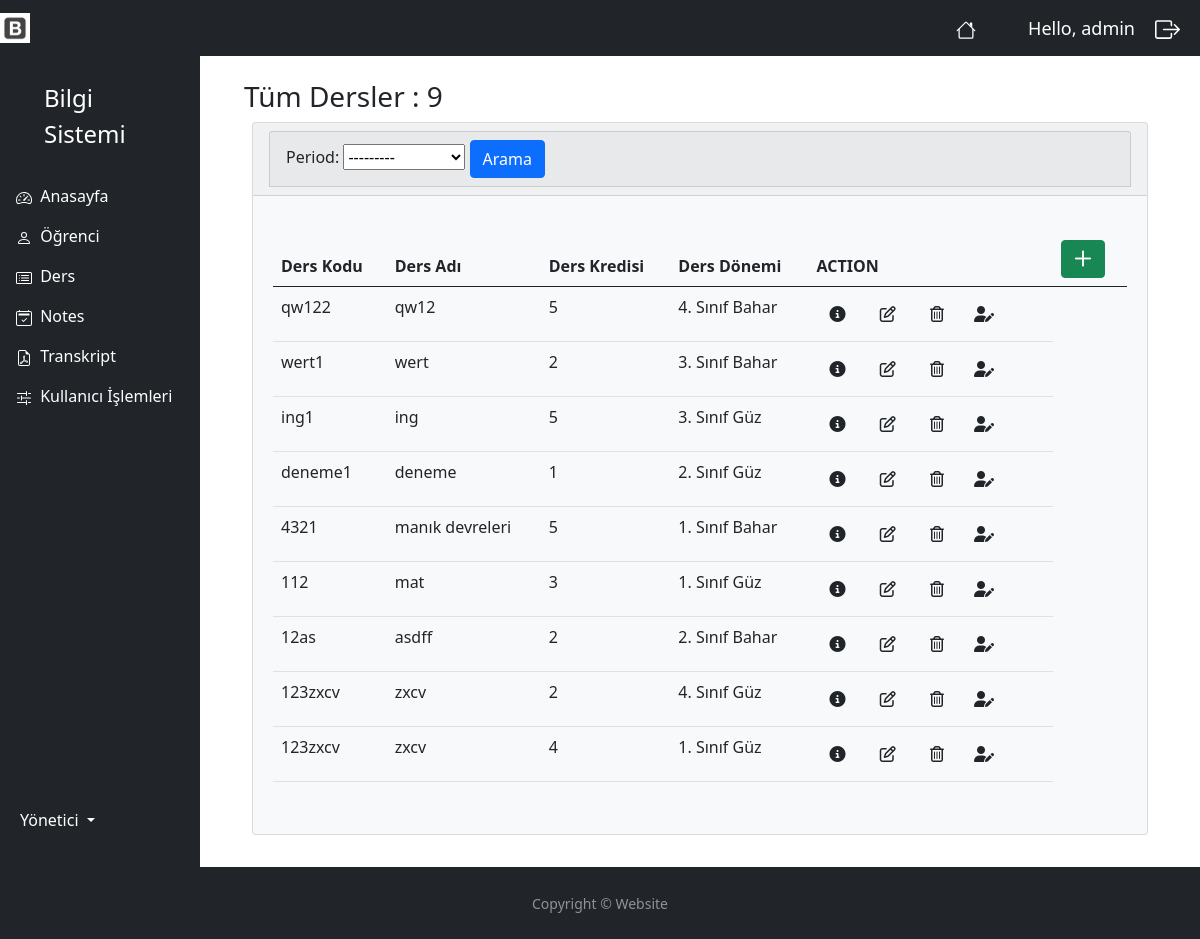
The app's page /lessons/ (signed in) with its own data.
### myapp/models.py (models this page shows, shortened)
class Lesson(models.Model):
    lcode = models.CharField(blank=True, max_length=50)
    lname = models.CharField(blank=True, max_length=50)
    lcredit = models.IntegerField(blank=True, null=True)
    period = models.ForeignKey(Period, null=True, on_delete=models.SET_NULL)
    student = models.ManyToManyField(Student)

class Period(models.Model):
    name = models.CharField(max_length=20, null=True)
    def __str__(self):
        return self.name

### myapp/decorators.py (the view)
        def wrapper_func(request, *args, **kwargs):
            group =None
            if request.user.groups.exists():
                group = request.user.groups.all()[0].name
            if group in allowed_roles:
                return view_func(request, *args, **kwargs)
            else:
                return HttpResponse('You are not authorized to view this page')

### myapp/views.py (called while the page is built)
@login_required(login_url='login')
@allowed_users(allowed_roles=['admin'])
def lessons(request):
    lessons = Lesson.objects.all()
    lesson_count = lessons.count()
    myFilter = LessonFilter(request.GET, queryset=lessons)
    lessons = myFilter.qs
    total_lesson = lessons.count()
    context = {
        'lessons':lessons,
        'lesson_count':lesson_count,
        'total_lesson':total_lesson,
        'myFilter':myFilter,
    }
    return  render(request, 'accounts/lesson_view.html', context)

### myapp/templates/accounts/lesson_view.html (shortened to what this page needs)
{% extends 'accounts/main.html' %}
{% block content %}
<div class="container-fluid">
    <h3 class="m-2">Tüm Dersler : {{ lesson_count }}</h3>
    <div class="row">
        <div class="col-12">
            <div class="card bg-light ms-3 me-3 mb-3">
                <div class="card-header">
                    <div class="col">
                        <div class="card card-header">
                            <form method="get">
                                {{ myFilter.form }}
                                <button class="btn btn-primary" type="submit">Arama</button>
                            </form>
                        </div>
                    </div>
                </div>
                {% if lessons %}
                <div class="card-body m-1">
                    <p class="card-text">
                        <div class="table-responsive">
                            <table class="table table-hover">
                                <thead>
                                    <tr>
                                        <th scope="col">Ders Kodu</th>
                                        <th scope="col">Ders Adı</th>
                                        <th scope="col">Ders Kredisi</th>
                                        <th scope="col">Ders Dönemi</th>
                                        <th scope="col">ACTION</th>
                                        <th scope="col">
                                            <a class="btn btn-success me-1" href="{% url 'lesson_add' %}">
                                                <i class="fa-regular fa-plus fa-lg"></i>
                                            </a>
                                        </th>
                                    </tr>
                                </thead>
                                <tbody>
                                   {% for i in lessons %}
                                    <tr>
                                        <td>{{ i.lcode }}</td>
                                        <td>{{ i.lname }}</td>
                                        <td>{{ i.lcredit }}</td>
                                        <td>{{ i.period }}</td>
                                        <td>
                                            <button type="button" class="btn me-1" href="{% url 'lesson_view' i.id %}" data-bs-toggle="modal" data-bs-target="#myModal{{ i.id }}">
                                                <i class="fa-solid fa-circle-info"></i>
                                            </button>
                                            <a class="btn btn me-1" href="{% url 'lesson_edit' i.id %}">
                                                <i class="fa-regular fa-pen-to-square"></i>
                                            </a>
                                            <button type="button" class="btn " data-bs-toggle="modal" data-bs-target="#delete{{ i.id }}">
                                                <i class="fa-regular fa-trash-can"></i>
                                            </button>
                                            <a class="btn btn me-1" href="{% url 'lesson_period' i.id %}">
                                                <i class="fa-solid fa-user-pen"></i>
                                            </a>
                                        </td>
                                    </tr>
                                    {% endfor %}
                                </tbody>
                            </table>
                        </div>
                    </p>
                </div>
            </div>
                {% else %}
                    <p></p>
                    <h5 class="alert alert-primary ms-4 me-4">Ders Kaydı Yok</h5>
                {% endif %}
        </div>
    </div>
</div>
{% endblock content %}

### myapp/templates/accounts/navbar.html (shortened to what this page needs)
{% load static %}
<nav class="navbar navbar-expand-lg navbar-dark bg-dark">
  <a href="{% url 'index' %}"><img  width="30" height="30" class="d-inline-block align-top" alt=""  src="{% static 'images/icon.jpeg' %}"></a>
    <span><a href="/" class="nav-link text-white align-middle px-5">
          </a>
    </span>
    <span class="hello-msg">Hello, {{ request.user }} </span>
    <span ><a  class="hello-msg " href="{% url 'logout' %}">
        </a>
    </span>
</nav>

### static/css/main.css (style rules this page uses)
body { background-color: #ebeff5; }

### myapp/templates/accounts/navbar.html (style rules this page uses)
.hello-msg { font-size: 18px; color: #fff; margin-right: 20px; }

### myapp/templates/accounts/footer.html (style rules this page uses)
html, body { height: 100%; }

### records on screen
Lesson: lcode "qw122", lname "qw12", lcredit "5", period "4. Sınıf Bahar"
Lesson: lcode "wert1", lname "wert", lcredit "2", period "3. Sınıf Bahar"
Lesson: lcode "ing1", lname "ing", lcredit "5", period "3. Sınıf Güz"
Lesson: lcode "deneme1", lname "deneme", lcredit "1", period "2. Sınıf Güz"
Lesson: lcode "4321", lname "manık devreleri", lcredit "5", period "1. Sınıf Bahar"
Lesson: lcode "112", lname "mat", lcredit "3", period "1. Sınıf Güz"
Lesson: lcode "12as", lname "asdff", lcredit "2", period "2. Sınıf Bahar"
Lesson: lcode "123zxcv", lname "zxcv", lcredit "2", period "4. Sınıf Güz"
Lesson: lcode "123zxcv", lname "zxcv", lcredit "4", period "1. Sınıf Güz"

### other values on screen
{{ request.user }} "admin"
{{ lesson_count }} "9"
